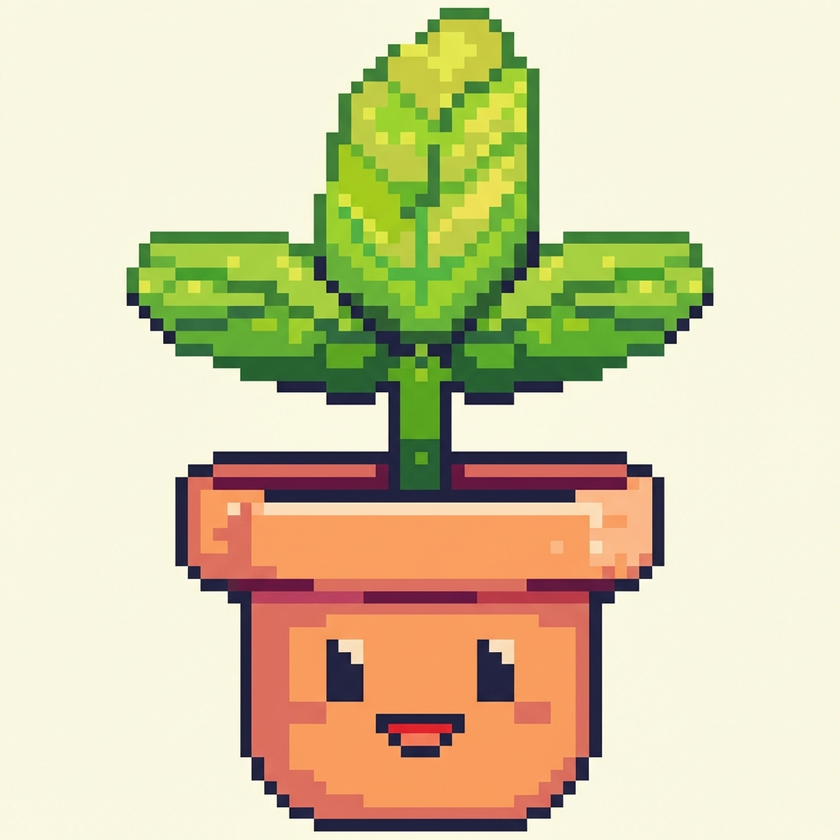
#> input picture images/pixel-plant.png, 840 x 840 px, shrunk from 1024 x 1024 before the run
$ python make_plants_transparent.py
#> lines starting #> are read from the running program, lines starting #| are printed output that depends on the picture
#!/usr/bin/env python3
"""Make cream/off-white/beige background pixels transparent in plant PNGs. Requires: pip install Pillow"""

from pathlib import Path

try:
    from PIL import Image
except ImportError:
    print("Install Pillow first: pip install Pillow")
    raise

IMAGES_DIR = Path(__file__).resolve().parent.parent / "images"
FILES = [
    "pixel-plant.png",
    "pixel-plant-2.png",
    "pixel-plant-3.png",
    "pixel-plant-4.png",
    "pixel-plant-5.png",
]
# How close (in RGB) a pixel must be to the sampled background to become transparent
TOLERANCE = 35


def get_background_color(img):
    """Sample corners and top edge; return the most common light color (assumed background)."""
    w, h = img.size
    pixels = img.load()
    corners = [
        pixels[0, 0][:3],
        pixels[w - 1, 0][:3],
        pixels[0, h - 1][:3],
        pixels[w - 1, h - 1][:3],
    ]
    # Use top-left as reference; if corners differ, use the lightest (likely background)
    r = sum(p[0] for p in corners) // 4
    g = sum(p[1] for p in corners) // 4
    b = sum(p[2] for p in corners) // 4
    return (r, g, b)


def color_distance(c1, c2):
    return max(abs(c1[i] - c2[i]) for i in range(3))


def main():
    for name in FILES:
        path = IMAGES_DIR / name
        if not path.exists():
            print(f"Skip (not found): {path}")
            continue
        img = Image.open(path).convert("RGBA")
        bg = get_background_color(img)
#> in get_background_color, `corners = [ pixels[0, 0][:3], pixels[w - 1, 0][:3], pixels[0, h - 1][:..`: corners = [(248, 247, 227), (250, 249, 228), (251, 251, 227), (250, 250, 226)]
#> in get_background_color, `r = sum(p[0] for p in corners) // 4`: r = 249
#> in get_background_color, `b = sum(p[2] for p in corners) // 4`: b = 227
#> bg = (249, 249, 227)
        data = list(img.getdata())
#> data = 705600 items
        new_data = []
        for item in data:
            r, g, b, a = item
            if color_distance((r, g, b), bg) <= TOLERANCE:
                new_data.append((255, 255, 255, 0))
            else:
                new_data.append(item)
#> this loop made 705600 passes
#> (item, r, g, b) on passes 1 to 3: ((248, 247, 227, 255), 248, 247, 227), ((250, 248, 227, 255), 250, 248, 227), ((252, 246, 225, 255), 252, 246, 225)
#> after the loop, new_data = 705600 items
        img.putdata(new_data)
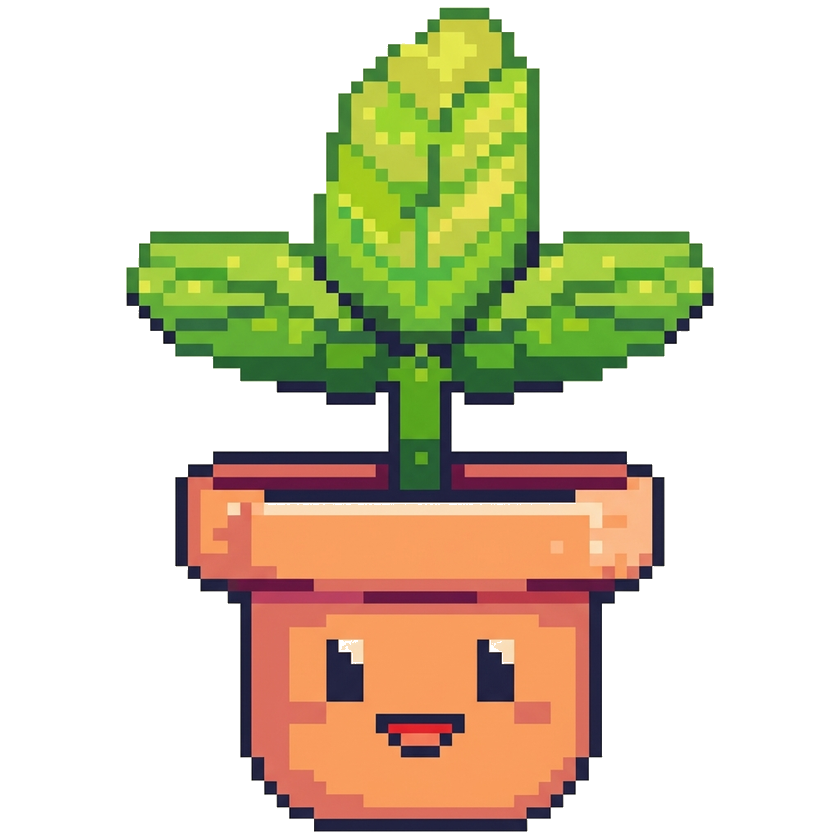
#> img: PIL image 840x840 RGBA; mean R, G, B, A 216.6, 209.6, 185, 99.5; transparent parts drawn white
        img.save(path, "PNG")
        print(f"Updated: {path} (bg sample: {bg})")
#| Updated: images/pixel-plant.png (bg sample: (249, 249, 227))
#> pass 2 of the loop in main, `for name in FILES:`:
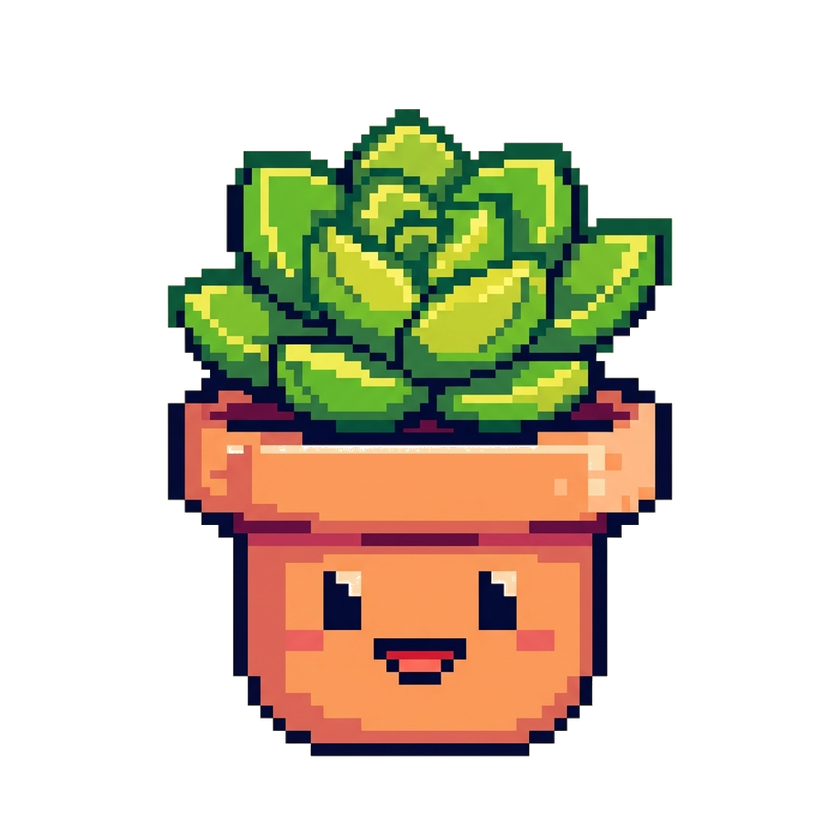
#> input picture images/pixel-plant-2.png, 840 x 840 px, shrunk from 1024 x 1024 before the run
#> in main, img is the input picture: PIL image 840x840 RGBA; mean R, G, B, A 52.2, 44.8, 26.2, 90.6
#> bg = (0, 0, 0)
#> in main, `img.putdata(new_data)`:
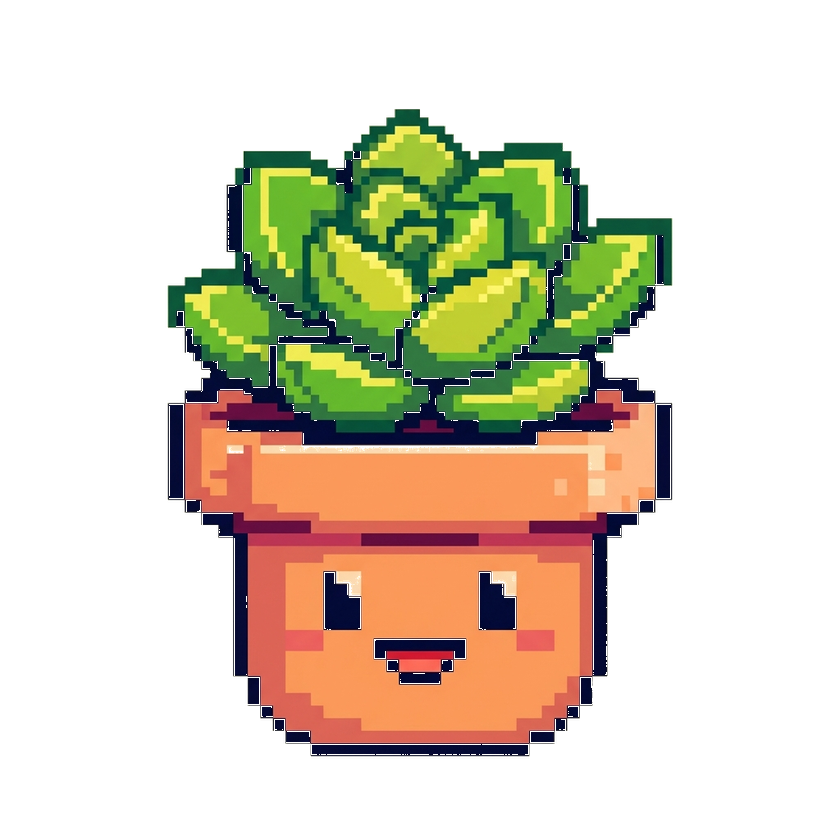
#> img: PIL image 840x840 RGBA; mean R, G, B, A 216.9, 209.4, 190.8, 88.9; transparent parts drawn white
#| Updated: images/pixel-plant-2.png (bg sample: (0, 0, 0))


if __name__ == "__main__":
    main()
